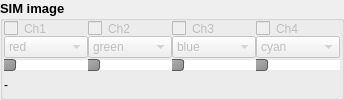
         <widget class="QGroupBox" name="groupBox_confocal_bottom_controls">
          <property name="font">
           <font>
            <pointsize>10</pointsize>
            <weight>75</weight>
            <bold>true</bold>
           </font>
          </property>
          <property name="styleSheet">
           <string notr="true">border-color: qlineargradient(spread:pad, x1:0, y1:0, x2:1, y2:0, stop:0 rgba(0, 0, 0, 255), stop:1 rgba(255, 255, 255, 255));</string>
          </property>
          <property name="title">
           <string>SIM image</string>
          </property>
          <property name="flat">
           <bool>true</bool>
          </property>
          <layout class="QVBoxLayout" name="verticalLayout_15">
           <property name="spacing">
            <number>0</number>
           </property>
           <property name="leftMargin">
            <number>1</number>
           </property>
           <property name="topMargin">
            <number>0</number>
           </property>
           <property name="rightMargin">
            <number>1</number>
           </property>
           <property name="bottomMargin">
            <number>0</number>
           </property>
           <item>
            <widget class="QWidget" name="widget_4" native="true">
             <property name="styleSheet">
              <string notr="true">QSlider::groove:horizontal {
                    border: 1px solid #999999;
                    height: 8px; /* the groove expands to the size of the slider by default. by giving it a height, it has a fixed size */
                    width: 100px;
                    background: qlineargradient(x1:0, y1:0, x2:0, y2:1, stop:0 #B1B1B1, stop:1 #c4c4c4);
                }
QSlider::handle::horizontal:disabled{
	background: #0033cc;
}


QSlider::handle:horizontal {
	background: qlineargradient(x1:0, y1:0, x2:1, y2:1, stop:0 #b4b4b4,stop:1 #8f8f8f);
	border: 1px solid #5c5c5c;
	width: 18px;
	margin: -2px 0; /* handle is placed by default on the contents rect of the groove. Expand outside the groove */
	border-radius: 3px;}
QSlider::handle:horizontal:pressed {
	background: #0033cc;
}

QSlider::add-page:horizontal {
	background: white;
                }
</string>
             </property>
             <layout class="QGridLayout" name="gridLayout_3">
              <property name="margin">
               <number>0</number>
              </property>
              <property name="spacing">
               <number>0</number>
              </property>
              <item row="1" column="3">
               <widget class="QComboBox" name="comboBox_confocal_channel3_color">
                <property name="enabled">
                 <bool>false</bool>
                </property>
                <property name="editable">
                 <bool>false</bool>
                </property>
                <property name="currentIndex">
                 <number>3</number>
                </property>
                <item>
                 <property name="text">
                  <string>red</string>
                 </property>
                 <property name="icon">
                  <iconset resource="../resources/main_resources.qrc">
                   <normaloff>:/icon/icons/square-rounded-32-r.png</normaloff>:/icon/icons/square-rounded-32-r.png</iconset>
                 </property>
                </item>
                <item>
                 <property name="text">
                  <string>green</string>
                 </property>
                 <property name="icon">
                  <iconset resource="../resources/main_resources.qrc">
                   <normaloff>:/icon/icons/square-rounded-32-g.png</normaloff>:/icon/icons/square-rounded-32-g.png</iconset>
                 </property>
                </item>
                <item>
                 <property name="text">
                  <string>blue</string>
                 </property>
                 <property name="icon">
                  <iconset resource="../resources/main_resources.qrc">
                   <normaloff>:/icon/icons/square-rounded-32-b.png</normaloff>:/icon/icons/square-rounded-32-b.png</iconset>
                 </property>
                </item>
                <item>
                 <property name="text">
                  <string>cyan</string>
                 </property>
                 <property name="icon">
                  <iconset resource="../resources/main_resources.qrc">
                   <normaloff>:/icon/icons/square-rounded-32-c.png</normaloff>:/icon/icons/square-rounded-32-c.png</iconset>
                 </property>
                </item>
                <item>
                 <property name="text">
                  <string>magenta</string>
                 </property>
                 <property name="icon">
                  <iconset resource="../resources/main_resources.qrc">
                   <normaloff>:/icon/icons/square-rounded-32-m.png</normaloff>:/icon/icons/square-rounded-32-m.png</iconset>
                 </property>
                </item>
                <item>
                 <property name="text">
                  <string>yellow</string>
                 </property>
                 <property name="icon">
                  <iconset resource="../resources/main_resources.qrc">
                   <normaloff>:/icon/icons/square-rounded-32-y.png</normaloff>:/icon/icons/square-rounded-32-y.png</iconset>
                 </property>
                </item>
               </widget>
              </item>
              <item row="1" column="0">
               <widget class="QComboBox" name="comboBox_confocal_channel0_color">
                <property name="enabled">
                 <bool>false</bool>
                </property>
                <property name="editable">
                 <bool>false</bool>
                </property>
                <property name="currentIndex">
                 <number>0</number>
                </property>
                <item>
                 <property name="text">
                  <string>red</string>
                 </property>
                 <property name="icon">
                  <iconset resource="../resources/main_resources.qrc">
                   <normaloff>:/icon/icons/square-rounded-32-r.png</normaloff>:/icon/icons/square-rounded-32-r.png</iconset>
                 </property>
                </item>
                <item>
                 <property name="text">
                  <string>green</string>
                 </property>
                 <property name="icon">
                  <iconset resource="../resources/main_resources.qrc">
                   <normaloff>:/icon/icons/square-rounded-32-g.png</normaloff>:/icon/icons/square-rounded-32-g.png</iconset>
                 </property>
                </item>
                <item>
                 <property name="text">
                  <string>blue</string>
                 </property>
                 <property name="icon">
                  <iconset resource="../resources/main_resources.qrc">
                   <normaloff>:/icon/icons/square-rounded-32-b.png</normaloff>:/icon/icons/square-rounded-32-b.png</iconset>
                 </property>
                </item>
                <item>
                 <property name="text">
                  <string>cyan</string>
                 </property>
                 <property name="icon">
                  <iconset resource="../resources/main_resources.qrc">
                   <normaloff>:/icon/icons/square-rounded-32-c.png</normaloff>:/icon/icons/square-rounded-32-c.png</iconset>
                 </property>
                </item>
                <item>
                 <property name="text">
                  <string>magenta</string>
                 </property>
                 <property name="icon">
                  <iconset resource="../resources/main_resources.qrc">
                   <normaloff>:/icon/icons/square-rounded-32-m.png</normaloff>:/icon/icons/square-rounded-32-m.png</iconset>
                 </property>
                </item>
                <item>
                 <property name="text">
                  <string>yellow</string>
                 </property>
                 <property name="icon">
                  <iconset resource="../resources/main_resources.qrc">
                   <normaloff>:/icon/icons/square-rounded-32-y.png</normaloff>:/icon/icons/square-rounded-32-y.png</iconset>
                 </property>
                </item>
               </widget>
              </item>
              <item row="1" column="2">
               <widget class="QComboBox" name="comboBox_confocal_channel2_color">
                <property name="enabled">
                 <bool>false</bool>
                </property>
                <property name="editable">
                 <bool>false</bool>
                </property>
                <property name="currentIndex">
                 <number>2</number>
                </property>
                <item>
                 <property name="text">
                  <string>red</string>
                 </property>
                 <property name="icon">
                  <iconset resource="../resources/main_resources.qrc">
                   <normaloff>:/icon/icons/square-rounded-32-r.png</normaloff>:/icon/icons/square-rounded-32-r.png</iconset>
                 </property>
                </item>
                <item>
                 <property name="text">
                  <string>green</string>
                 </property>
                 <property name="icon">
                  <iconset resource="../resources/main_resources.qrc">
                   <normaloff>:/icon/icons/square-rounded-32-g.png</normaloff>:/icon/icons/square-rounded-32-g.png</iconset>
                 </property>
                </item>
                <item>
                 <property name="text">
                  <string>blue</string>
                 </property>
                 <property name="icon">
                  <iconset resource="../resources/main_resources.qrc">
                   <normaloff>:/icon/icons/square-rounded-32-b.png</normaloff>:/icon/icons/square-rounded-32-b.png</iconset>
                 </property>
                </item>
                <item>
                 <property name="text">
                  <string>cyan</string>
                 </property>
                 <property name="icon">
                  <iconset resource="../resources/main_resources.qrc">
                   <normaloff>:/icon/icons/square-rounded-32-c.png</normaloff>:/icon/icons/square-rounded-32-c.png</iconset>
                 </property>
                </item>
                <item>
                 <property name="text">
                  <string>magenta</string>
                 </property>
                 <property name="icon">
                  <iconset resource="../resources/main_resources.qrc">
                   <normaloff>:/icon/icons/square-rounded-32-m.png</normaloff>:/icon/icons/square-rounded-32-m.png</iconset>
                 </property>
                </item>
                <item>
                 <property name="text">
                  <string>yellow</string>
                 </property>
                 <property name="icon">
                  <iconset resource="../resources/main_resources.qrc">
                   <normaloff>:/icon/icons/square-rounded-32-y.png</normaloff>:/icon/icons/square-rounded-32-y.png</iconset>
                 </property>
                </item>
               </widget>
              </item>
              <item row="2" column="2">
               <widget class="QSlider" name="slider_confocal_channel2_slice">
                <property name="sizePolicy">
                 <sizepolicy hsizetype="Preferred" vsizetype="Fixed">
                  <horstretch>0</horstretch>
                  <verstretch>0</verstretch>
                 </sizepolicy>
                </property>
                <property name="orientation">
                 <enum>Qt::Horizontal</enum>
                </property>
               </widget>
              </item>
              <item row="0" column="0">
               <widget class="QCheckBox" name="checkBox_confocal_channel0">
                <property name="enabled">
                 <bool>false</bool>
                </property>
                <property name="text">
                 <string>Ch1</string>
                </property>
                <property name="checked">
                 <bool>false</bool>
                </property>
               </widget>
              </item>
              <item row="0" column="2">
               <widget class="QCheckBox" name="checkBox_confocal_channel2">
                <property name="enabled">
                 <bool>false</bool>
                </property>
                <property name="text">
                 <string>Ch3</string>
                </property>
                <property name="checked">
                 <bool>false</bool>
                </property>
               </widget>
              </item>
              <item row="1" column="1">
               <widget class="QComboBox" name="comboBox_confocal_channel1_color">
                <property name="enabled">
                 <bool>false</bool>
                </property>
                <property name="editable">
                 <bool>false</bool>
                </property>
                <property name="currentIndex">
                 <number>1</number>
                </property>
                <item>
                 <property name="text">
                  <string>red</string>
                 </property>
                 <property name="icon">
                  <iconset resource="../resources/main_resources.qrc">
                   <normaloff>:/icon/icons/square-rounded-32-r.png</normaloff>:/icon/icons/square-rounded-32-r.png</iconset>
                 </property>
                </item>
                <item>
                 <property name="text">
                  <string>green</string>
                 </property>
                 <property name="icon">
                  <iconset resource="../resources/main_resources.qrc">
                   <normaloff>:/icon/icons/square-rounded-32-g.png</normaloff>:/icon/icons/square-rounded-32-g.png</iconset>
                 </property>
                </item>
                <item>
                 <property name="text">
                  <string>blue</string>
                 </property>
                 <property name="icon">
                  <iconset resource="../resources/main_resources.qrc">
                   <normaloff>:/icon/icons/square-rounded-32-b.png</normaloff>:/icon/icons/square-rounded-32-b.png</iconset>
                 </property>
                </item>
                <item>
                 <property name="text">
                  <string>cyan</string>
                 </property>
                 <property name="icon">
                  <iconset resource="../resources/main_resources.qrc">
                   <normaloff>:/icon/icons/square-rounded-32-c.png</normaloff>:/icon/icons/square-rounded-32-c.png</iconset>
                 </property>
                </item>
                <item>
                 <property name="text">
                  <string>magenta</string>
                 </property>
                 <property name="icon">
                  <iconset resource="../resources/main_resources.qrc">
                   <normaloff>:/icon/icons/square-rounded-32-m.png</normaloff>:/icon/icons/square-rounded-32-m.png</iconset>
                 </property>
                </item>
                <item>
                 <property name="text">
                  <string>yellow</string>
                 </property>
                 <property name="icon">
                  <iconset resource="../resources/main_resources.qrc">
                   <normaloff>:/icon/icons/square-rounded-32-y.png</normaloff>:/icon/icons/square-rounded-32-y.png</iconset>
                 </property>
                </item>
               </widget>
              </item>
              <item row="3" column="0" colspan="4">
               <widget class="QLabel" name="label_confocal_info">
                <property name="lineWidth">
                 <number>1</number>
                </property>
                <property name="text">
                 <string>-</string>
                </property>
               </widget>
              </item>
              <item row="0" column="1">
               <widget class="QCheckBox" name="checkBox_confocal_channel1">
                <property name="enabled">
                 <bool>false</bool>
                </property>
                <property name="styleSheet">
                 <string notr="true"/>
                </property>
                <property name="text">
                 <string>Ch2</string>
                </property>
                <property name="checked">
                 <bool>false</bool>
                </property>
               </widget>
              </item>
              <item row="2" column="3">
               <widget class="QSlider" name="slider_confocal_channel3_slice">
                <property name="sizePolicy">
                 <sizepolicy hsizetype="Preferred" vsizetype="Fixed">
                  <horstretch>0</horstretch>
                  <verstretch>0</verstretch>
                 </sizepolicy>
                </property>
                <property name="orientation">
                 <enum>Qt::Horizontal</enum>
                </property>
               </widget>
              </item>
              <item row="0" column="3">
               <widget class="QCheckBox" name="checkBox_confocal_channel3">
                <property name="enabled">
                 <bool>false</bool>
                </property>
                <property name="text">
                 <string>Ch4</string>
                </property>
                <property name="checked">
                 <bool>false</bool>
                </property>
               </widget>
              </item>
              <item row="2" column="0">
               <widget class="QSlider" name="slider_confocal_channel0_slice">
                <property name="enabled">
                 <bool>true</bool>
                </property>
                <property name="sizePolicy">
                 <sizepolicy hsizetype="Preferred" vsizetype="Fixed">
                  <horstretch>0</horstretch>
                  <verstretch>0</verstretch>
                 </sizepolicy>
                </property>
                <property name="styleSheet">
                 <string notr="true"/>
                </property>
                <property name="singleStep">
                 <number>1</number>
                </property>
                <property name="sliderPosition">
                 <number>0</number>
                </property>
                <property name="orientation">
                 <enum>Qt::Horizontal</enum>
                </property>
                <property name="invertedAppearance">
                 <bool>false</bool>
                </property>
                <property name="invertedControls">
                 <bool>true</bool>
                </property>
               </widget>
              </item>
              <item row="2" column="1">
               <widget class="QSlider" name="slider_confocal_channel1_slice">
                <property name="sizePolicy">
                 <sizepolicy hsizetype="Preferred" vsizetype="Fixed">
                  <horstretch>0</horstretch>
                  <verstretch>0</verstretch>
                 </sizepolicy>
                </property>
                <property name="orientation">
                 <enum>Qt::Horizontal</enum>
                </property>
               </widget>
              </item>
             </layout>
            </widget>
           </item>
          </layout>
         </widget>
